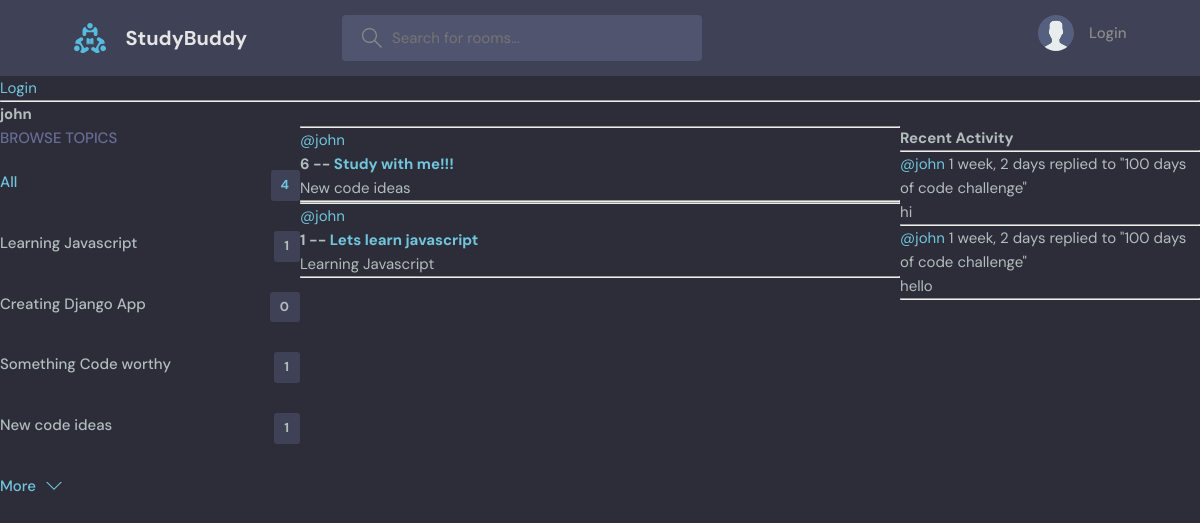
Page /profile/1/ on the committed database.
### baseApp/models.py (models this page shows, shortened)
class Topic(models.Model):
    name = models.CharField(max_length=200)

class Room(models.Model):
    host = models.ForeignKey(User, on_delete=models.SET_NULL, null=True)
    topic = models.ForeignKey(Topic, on_delete=models.SET_NULL, null=True)
    name = models.CharField(max_length=200)
    description = models.TextField(null=True,blank=True)
    participants = models.ManyToManyField(
        User, related_name='participants', blank=True)
    updated = models.DateTimeField(auto_now=True)
    created = models.DateTimeField(auto_now_add=True)
    class Meta:
        ordering = ['-updated', '-created'] #orders rooms by updated and created fields
    def __str__(self): #function to reference the name of the room
        return self.name

class Message(models.Model):
    user = models.ForeignKey( User, on_delete=models.CASCADE)
    room = models.ForeignKey(Room, on_delete=models.CASCADE)
    body = models.TextField()
    updated = models.DateTimeField(auto_now=True)
    created = models.DateTimeField(auto_now_add=True)
    class Meta:
        ordering = ['-updated', '-created'] #orders rooms by updated and created fields

### baseApp/views.py (the view)
# urls.py: path('profile/<str:pk>/', views.userProfile, name="user-profile"),
def userProfile(request, pk):
    user = User.objects.get(id=pk)
    rooms = user.room_set.all()
    room_messages = user.message_set.all()
    topics = Topic.objects.all()
    context = {'user':user, 'rooms':rooms, 'room_messages': room_messages, 'topics':topics}
    return render(request, 'baseApp/profile.html', context)

### baseApp/templates/baseApp/profile.html (shortened to what this page needs)
{% extends 'main.html' %}
{% block content %}
<h1>{{user.username}}</h1>
<div class="profile-container">
    <div>
        {% include 'baseApp/topics_component.html' %}
    </div>
    <div>
        {% include 'baseApp/feed_component.html' %}
    </div>
    <div>
        {% include 'baseApp/activity_component.html' %}
    </div>
</div>
{% endblock %}

### baseApp/templates/baseApp/topics_component.html
<div class="topics">
    <div class="topics__header">
      <h2>Browse Topics</h2>
    </div>
    <ul class="topics__list">
      <li>
        <a href="{% url 'home' %}" class="active">All <span>{{topics.count}}</span></a>
      </li>
      {% for topic in topics %}
      <li>
        <a href="{% url 'home' %}?q={{topic.name}}">{{topic.name}}<span>{{topic.room_set.all.count}}</span></a>
      </li>
      {% endfor %}
    </ul>
    <a class="btn btn--link" href="topics.html">
      More
      <svg version="1.1" xmlns="http://www.w3.org/2000/svg" width="32" height="32" viewBox="0 0 32 32">
        <title>chevron-down</title>
        <path d="M16 21l-13-13h-3l16 16 16-16h-3l-13 13z"></path>
      </svg>
    </a>
  </div>

### baseApp/templates/baseApp/feed_component.html (shortened to what this page needs)
<div>
    {% for room in rooms %}
        <div>
            <hr>
            <a href="{% url 'user-profile' room.host.id %}">@{{room.host.username}}</a>
            <h5>{{room.id}} -- <a href="{% url 'room' room.id %}">{{room.name}}</a></h5>
            <small>{{room.topic.name}}</small>
            <hr>
        </div>
    {% endfor %}
</div>

### baseApp/templates/baseApp/activity_component.html (shortened to what this page needs)
<h3>Recent Activity</h3>
<hr>
{% for message in room_messages %}
    <div>
        <small><a href="{% url 'user-profile' message.user.id %}">@{{message.user}}</a>  {{message.created|timesince}}</small>
        <small>replied to "{{message.room}}"</small>
        <p>{{message.body}}</p>
        <hr>
    </div>
{% endfor %}

### static/styles/style.css (style rules this page uses)
:root { --color-main: #71c6dd; --color-main-light: #e1f6fb; --color-dark: #3f4156; --color-dark-medium: #51546e; --color-dark-light: #696d97; --color-light: #e5e5e5; --color-gray: #8b8b8b; --color-light-gray: #b2bdbd; --color-bg: #2d2d39; --color-success: #5dd693; --color-error: #fc4b0b; }
* { font-family: "DM Sans", -apple-system, BlinkMacSystemFont, "Segoe UI", Roboto, Oxygen, Ubuntu, Cantarell, "Open Sans", "Helvetica Neue", sans-serif; margin: 0; padding: 0; box-sizing: border-box; text-rendering: optimizeLegibility; font-size: inherit; }
html { font-size: 56.25%; }
@media only screen and (min-width: 1200px) { html { font-size: 62.5%; } }
body { line-height: 1.6; font-weight: 400; font-size: 1.5rem; color: var(--color-light-gray); background-color: var(--color-bg); min-height: 100vh; }
a { display: inline-block; color: var(--color-main); text-decoration: none; }
.btn { background-color: transparent; border: none; display: inline-flex; align-items: center; gap: 1rem; cursor: pointer; transition: all ease-in-out 0.3s; padding: 1rem 2rem; border-radius: 5px; box-shadow: 1px 1px 3px 1px rgba(0, 0, 0, 0.15); font-weight: 500; }
.btn--link { border-radius: 0; padding: 0; color: var(--color-main); box-shadow: none; }
.btn > svg { fill: currentColor; width: 1.6rem; height: 1.6rem; }
.topics__header { margin-bottom: 2rem; }
.topics__header h2 { text-transform: uppercase; font-weight: 500; color: var(--color-dark-light); }
.topics__list { list-style: none; }
.topics__list li a { display: flex; justify-content: space-between; margin-bottom: 3rem; font-weight: 500; color: var(--color-light-gray); transition: all 0.3s ease-in-out; }
.topics__list li a.active, .topics__list li a:hover { color: var(--color-main); }
.topics__list li a span { padding: 0.5rem 1rem; background-color: var(--color-dark); border-radius: 3px; font-size: 1.3rem; font-weight: 700; letter-spacing: 1px; }

### baseApp/templates/baseApp/profile.html (style rules this page uses)
.profile-container { display: grid; grid-template-columns: 1fr 2fr 1fr; }

### rows in the picture
Topic: name "Learning Javascript", room_set.all.count "1"
Topic: name "Creating Django App", room_set.all.count "0"
Topic: name "Something Code worthy", room_set.all.count "1"
Topic: name "New code ideas", room_set.all.count "1"
Room: host.username "john", id "6", name "Study with me!!!", topic.name "New code ideas"
Room: host.username "john", id "1", name "Lets learn javascript", topic.name "Learning Javascript"
Message: user "john", created "1 week, 2 days", room "100 days of code challenge", body "hi"
Message: user "john", created "1 week, 2 days", room "100 days of code challenge", body "hello"

### other values in the picture
{{ user.username }} "john"
{{ topics.count }} "4"
